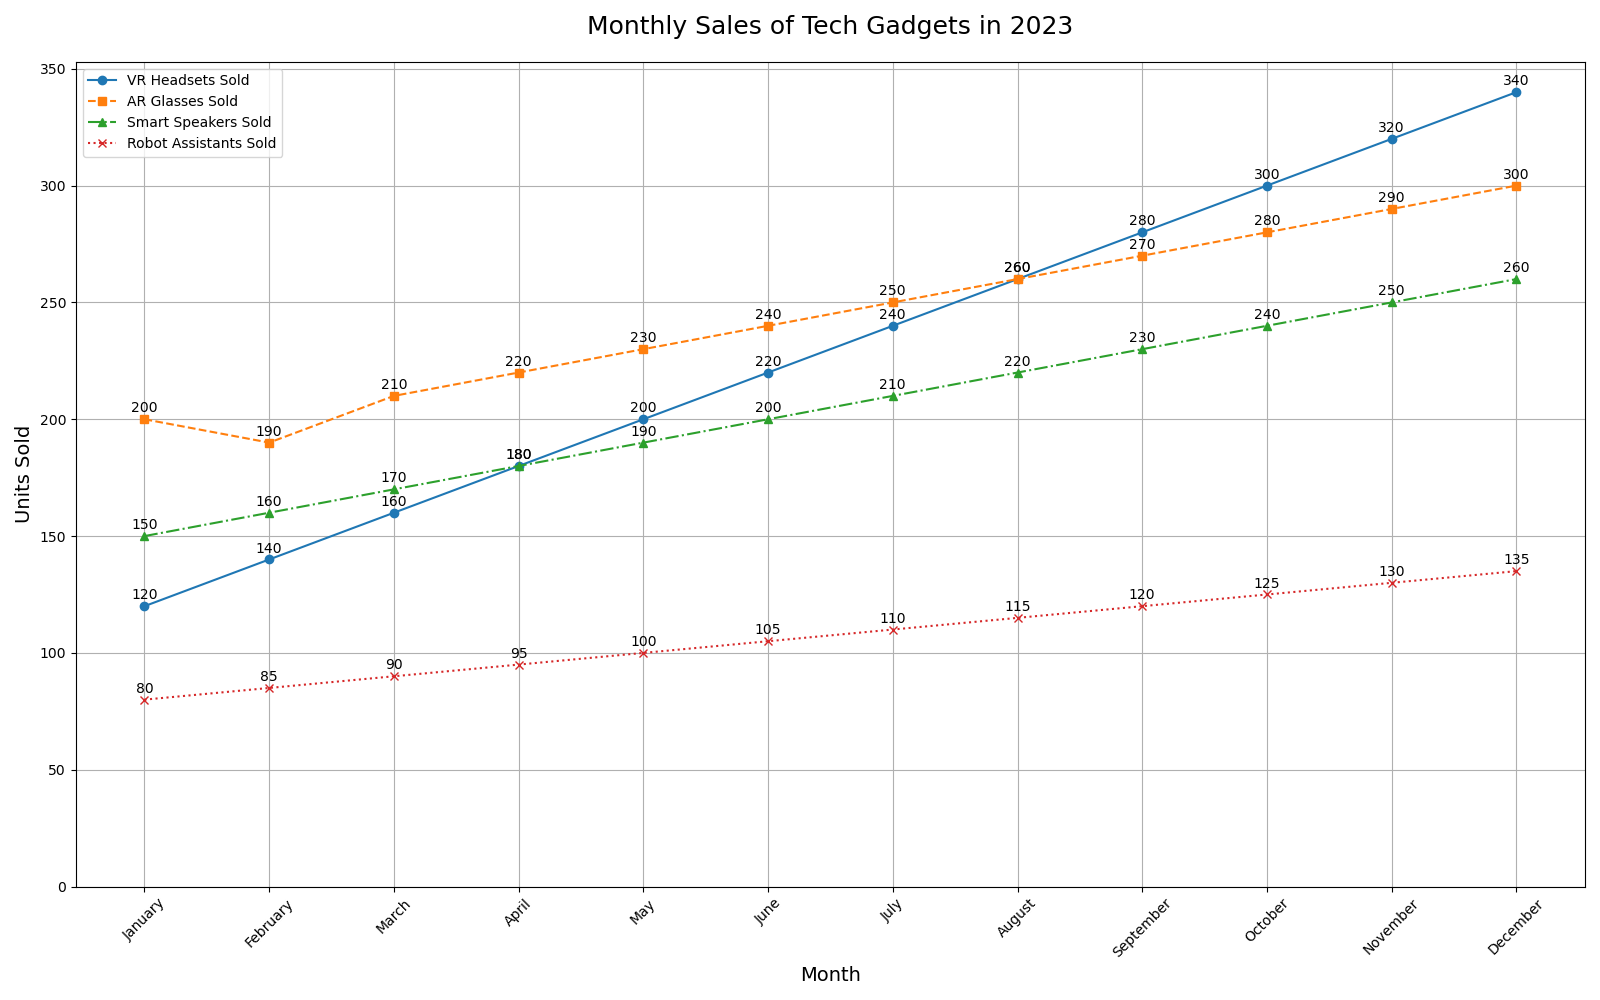

Here is the Python script that generated this plot:

import matplotlib.pyplot as plt

data = [
    {'Month': 'January', 'VR Headsets Sold': 120, 'AR Glasses Sold': 200, 'Smart Speakers Sold': 150, 'Robot Assistants Sold': 80},
    {'Month': 'February', 'VR Headsets Sold': 140, 'AR Glasses Sold': 190, 'Smart Speakers Sold': 160, 'Robot Assistants Sold': 85},
    {'Month': 'March', 'VR Headsets Sold': 160, 'AR Glasses Sold': 210, 'Smart Speakers Sold': 170, 'Robot Assistants Sold': 90},
    {'Month': 'April', 'VR Headsets Sold': 180, 'AR Glasses Sold': 220, 'Smart Speakers Sold': 180, 'Robot Assistants Sold': 95},
    {'Month': 'May', 'VR Headsets Sold': 200, 'AR Glasses Sold': 230, 'Smart Speakers Sold': 190, 'Robot Assistants Sold': 100},
    {'Month': 'June', 'VR Headsets Sold': 220, 'AR Glasses Sold': 240, 'Smart Speakers Sold': 200, 'Robot Assistants Sold': 105},
    {'Month': 'July', 'VR Headsets Sold': 240, 'AR Glasses Sold': 250, 'Smart Speakers Sold': 210, 'Robot Assistants Sold': 110},
    {'Month': 'August', 'VR Headsets Sold': 260, 'AR Glasses Sold': 260, 'Smart Speakers Sold': 220, 'Robot Assistants Sold': 115},
    {'Month': 'September', 'VR Headsets Sold': 280, 'AR Glasses Sold': 270, 'Smart Speakers Sold': 230, 'Robot Assistants Sold': 120},
    {'Month': 'October', 'VR Headsets Sold': 300, 'AR Glasses Sold': 280, 'Smart Speakers Sold': 240, 'Robot Assistants Sold': 125},
    {'Month': 'November', 'VR Headsets Sold': 320, 'AR Glasses Sold': 290, 'Smart Speakers Sold': 250, 'Robot Assistants Sold': 130},
    {'Month': 'December', 'VR Headsets Sold': 340, 'AR Glasses Sold': 300, 'Smart Speakers Sold': 260, 'Robot Assistants Sold': 135}
]

months = [entry['Month'] for entry in data]
vr_headsets_sold = [entry['VR Headsets Sold'] for entry in data]
ar_glasses_sold = [entry['AR Glasses Sold'] for entry in data]
smart_speakers_sold = [entry['Smart Speakers Sold'] for entry in data]
robot_assistants_sold = [entry['Robot Assistants Sold'] for entry in data]

plt.figure(figsize=(16, 10))

plt.plot(months, vr_headsets_sold, label='VR Headsets Sold', color='#1f77b4', linestyle='-', marker='o')
plt.plot(months, ar_glasses_sold, label='AR Glasses Sold', color='#ff7f0e', linestyle='--', marker='s')
plt.plot(months, smart_speakers_sold, label='Smart Speakers Sold', color='#2ca02c', linestyle='-.', marker='^')
plt.plot(months, robot_assistants_sold, label='Robot Assistants Sold', color='#d62728', linestyle=':', marker='x')

plt.title('Monthly Sales of Tech Gadgets in 2023', fontsize=18, pad=20)
plt.xlabel('Month', fontsize=14)
plt.ylabel('Units Sold', fontsize=14)

plt.legend(loc='upper left')
plt.grid(True)

plt.xticks(rotation=45)
plt.yticks(range(0, 400, 50))

# Adding annotations
for i, txt in enumerate(vr_headsets_sold):
    plt.annotate(txt, (months[i], vr_headsets_sold[i]), textcoords="offset points", xytext=(0,5), ha='center')
for i, txt in enumerate(ar_glasses_sold):
    plt.annotate(txt, (months[i], ar_glasses_sold[i]), textcoords="offset points", xytext=(0,5), ha='center')
for i, txt in enumerate(smart_speakers_sold):
    plt.annotate(txt, (months[i], smart_speakers_sold[i]), textcoords="offset points", xytext=(0,5), ha='center')
for i, txt in enumerate(robot_assistants_sold):
    plt.annotate(txt, (months[i], robot_assistants_sold[i]), textcoords="offset points", xytext=(0,5), ha='center')

plt.tight_layout()
plt.show()
